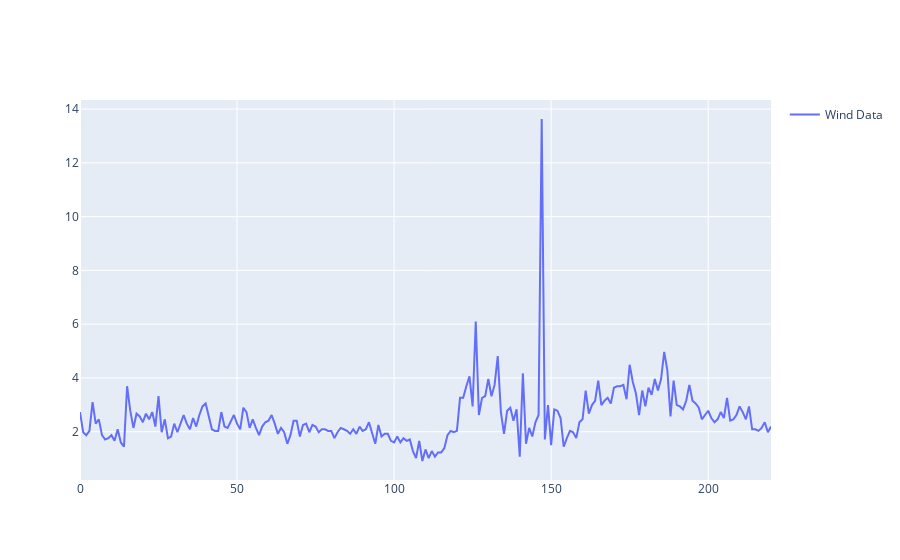

Write notebook code for a chart like this one.
### Markdown cell above
## Band-pass filter


Band-pass filtar je uređaj koji propušta frekvencije koje su unutar zadatih graničnih frekvencija, a odbacuje frekvencije koje su van pomenutih granica.

Za filtriranje se mogu koristiti i low-pass filtar, koji propušta niže frekvencije od neke zadate, kao i high-pass filtar koji propušta više frekvencije od neke zadate.

U ovom projektu bice kreiran band-pass filtar u Python programskom jeziku

Na početku potrebno je uvesti dodatne Python-ove biblioteke i funkcije i ubaciti podatke koji će se obraditi

### Code cell
import plotly.graph_objects as go
import plotly.figure_factory as ff

import numpy as np
import pandas as pd
import scipy

from scipy import signal


data = pd.read_csv('https://raw.githubusercontent.com/plotly/datasets/master/wind_speed_laurel_nebraska.csv')
df = data[0:10]

table = ff.create_table(df)
#py.iplot(table, filename='wind-data-sample')

trace1 = go.Scatter(
    x=list(range(len(list(data['10 Min Std Dev'])))),
    y=list(data['10 Min Std Dev']),
    mode='lines',
    name='Wind Data'
)

layout = go.Layout(
    showlegend=True
)

trace_data = [trace1]
fig = go.Figure(data=trace_data, layout=layout)
#py.iplot(fig, filename='wind-raw-data-plot')
fig.show()

### Figure 1 — Plotly figure (JSON) as saved in the notebook; plotly's stock layout.template omitted (floating-point values rounded to 4 significant figures; data arrays with more than 128 entries replaced by an {"elided": "..."} marker saying what was removed)
{"data": [{"mode": "lines", "name": "Wind Data", "type": "scatter", "x": {"elided": "221 int values"}, "y": {"elided": "221 float values"}}], "layout": {"showlegend": true}}
